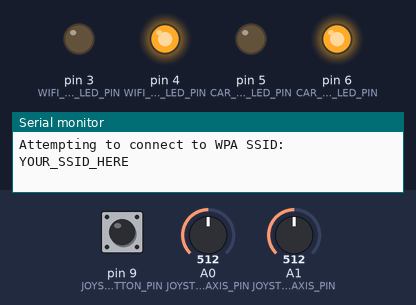
Bench run of a sketch on a simulated Arduino Uno WiFi Rev2. On the bench: output pins drawn as LEDs (lit = HIGH), the last lines printed to the serial monitor. The inputs (shaded band) are chosen by the test bench; at power-on: pin 9 (JOYSTICK_BUTTON_PIN) HIGH, A0 (JOYSTICK_X_AXIS_PIN) = 512, A1 (JOYSTICK_Y_AXIS_PIN) = 512. WiFi joins after 1.5 s; servers stay silent unless stated; uploads are accepted with an empty reply.

Above: at 0.1 s.
At 7.8 s:
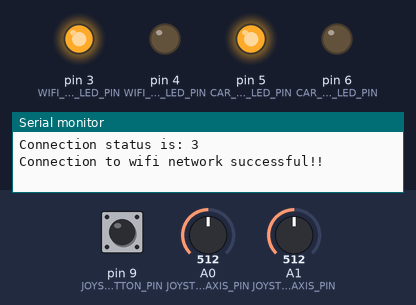
Timing chart, 0 to 9.3 s (numbered marks = the images above):
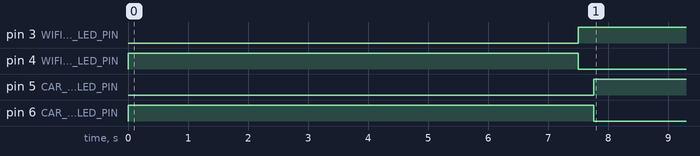

The sketch:

WifiJoystick.ino
```cpp
#include <ArduinoJson.h>
#include <ArduinoJson.hpp>
#include <WiFiNINA.h>

struct MovementCommand {
  int x;
  int y;
  int speed;
};

static int JOYSTICK_BUTTON_PIN = 9;
static int JOYSTICK_X_AXIS_PIN = A0;
static int JOYSTICK_Y_AXIS_PIN = A1;

static int JOYSTICK_X_AXIS_CENTER = 515;
static int JOYSTICK_Y_AXIS_CENTER = 505;
static int JOYSTICK_MIN_VALUE = 0;
static int JOYSTICK_MAX_VALUE = 115;
static int MOVEMENT_COMMAND_MINIMUM_SPEED = 5;
static int MOVEMENT_COMMAND_MAXIMUM_SPEED = 64;

static int WIFI_CONNECTION_SUCCESS_LED_PIN = 3;
static int WIFI_CONNECTION_FAILURE_LED_PIN = 4;

static int CAR_NETWORK_CONNECTION_SUCCESS_LED_PIN = 5;
static int CAR_NETWORK_CONNECTION_FAILURE_LED_PIN = 6;

char targetSSID[] = "YOUR_SSID_HERE";
char targetNetworkPassword[] = "YOUR_TARGET_NETWORK_PASSWORD_HERE";

int connectionStatus =  WL_IDLE_STATUS;
static unsigned int CONNECTION_WAIT_MILLISECONDS = 6000;

IPAddress carIP(192,168,1,4);
static unsigned int targetCarPort = 80;
WiFiClient client;

struct MovementCommand currentMovementCommand;
struct MovementCommand filteredMovementCommand;

StaticJsonDocument<100> buildMovementCommandDoc(struct MovementCommand commandStruct){
  StaticJsonDocument<100> doc;
  StaticJsonDocument<50> movementCommand;
  movementCommand["x"] = commandStruct.x;
  movementCommand["y"] = commandStruct.y;
  movementCommand["speed"] = commandStruct.speed;
  doc["movementCommand"] = movementCommand;
  doc["senderType"] = "joystick";
  return doc;
}

void setup() {
  pinMode(JOYSTICK_BUTTON_PIN, INPUT_PULLUP);
  pinMode(WIFI_CONNECTION_SUCCESS_LED_PIN, OUTPUT);
  pinMode(WIFI_CONNECTION_FAILURE_LED_PIN, OUTPUT);
  pinMode(CAR_NETWORK_CONNECTION_SUCCESS_LED_PIN, OUTPUT);
  pinMode(CAR_NETWORK_CONNECTION_FAILURE_LED_PIN, OUTPUT);

  //Initially set connection pins to fail to indicate we haven't connected successfully yet
  setWifiConnectionPinsToFailure();
  setCarNetworkConnectionPinsToFailure();

  Serial.begin(9600);
  while (connectionStatus != WL_CONNECTED){
    connectionStatus = tryConnectionToWifi();
  }

  Serial.println("Connection to wifi network successful!!");
}

void loop() {
  if(WiFi.status() == WL_CONNECTED){
    setWifiConnectionPinsToSuccess();
  } else {
    setWifiConnectionPinsToFailure();
    tryConnectionToWifi();
    return;
  }

  if(client.connect(carIP, targetCarPort) == false){
    Serial.println("Client not connected to target ip!");
    setCarNetworkConnectionPinsToFailure();
    return;
  }

  int xVal = analogRead(JOYSTICK_X_AXIS_PIN);
  int yVal = analogRead(JOYSTICK_Y_AXIS_PIN);
  int buttonVal = digitalRead(JOYSTICK_BUTTON_PIN);

  int xOffCenterVal = xVal - JOYSTICK_X_AXIS_CENTER;
  int xMagnitude = map(abs(xOffCenterVal), JOYSTICK_MIN_VALUE, 512, 0, MOVEMENT_COMMAND_MAXIMUM_SPEED);

  int yOffCenterVal = yVal - JOYSTICK_Y_AXIS_CENTER;
  int yMagnitude = map(abs(yOffCenterVal), JOYSTICK_MIN_VALUE, 512, 0, MOVEMENT_COMMAND_MAXIMUM_SPEED);

  //Must send negative speed to go backwards
  if(yOffCenterVal >= 0){
    currentMovementCommand = getMovementCommandFromJoystick(xOffCenterVal, yOffCenterVal, max(xMagnitude, yMagnitude));
    filteredMovementCommand = filterMovementCommandFromJoystick(currentMovementCommand, MOVEMENT_COMMAND_MINIMUM_SPEED);
  } else {
    currentMovementCommand = getMovementCommandFromJoystick(xOffCenterVal, yOffCenterVal, max(xMagnitude, yMagnitude) * -1);
    filteredMovementCommand = filterMovementCommandFromJoystick(currentMovementCommand, MOVEMENT_COMMAND_MINIMUM_SPEED);
  }

  //displayMovementCommand(currentMovementCommand);
  //displayMovementCommand(filteredMovementCommand);

  StaticJsonDocument<100> currentDoc = buildMovementCommandDoc(filteredMovementCommand);

  sendDocToCar(currentDoc, client);

  // Check HTTP status
  char status[32] = {0};
  client.readBytesUntil('\r', status, sizeof(status));
  // It should be "HTTP/1.0 200 OK" or "HTTP/1.1 200 OK"
  if (strcmp(status + 9, "200 OK") == 0) {
    setCarNetworkConnectionPinsToSuccess();
    client.stop();
  } else {
    Serial.print(F("Unexpected response: "));
    Serial.println(status);
    setCarNetworkConnectionPinsToFailure();
    client.stop();
  }
}
```

Models.ino
```cpp
struct MovementCommand getMovementCommandFromJoystick(int x, int y, int speed){
  struct MovementCommand movement;
  movement.x = x;
  movement.y = y;
  movement.speed = speed;
  return movement;
}

int clampMovementCommandComponent(int component, int minimumValue){
  if(component >= 0){
    if(component < minimumValue){
      return 0;
    } else {
      return component;
    }

  } else {
    if(component > minimumValue * -1){
      return 0;
    } else {
      return component;
    }
  }
}

struct MovementCommand filterMovementCommandFromJoystick(struct MovementCommand originalCommand, int minimumValue){
  struct MovementCommand filteredCommand;
  filteredCommand.x = clampMovementCommandComponent(originalCommand.x, minimumValue);
  filteredCommand.y = clampMovementCommandComponent(originalCommand.y, minimumValue);
  filteredCommand.speed = clampMovementCommandComponent(originalCommand.speed, minimumValue);
  return filteredCommand;
}
```

Views.ino
```cpp
void displayMovementCommand(struct MovementCommand command){
  Serial.print(" X = ");
  Serial.print(command.x);

  Serial.print(" Y = ");
  Serial.print(command.y);

  Serial.print(" Speed = ");
  Serial.print(command.speed);
  Serial.print(" ");
}
```

Wifi.ino
```cpp
void sendDocToCar(StaticJsonDocument<100> doc, WiFiClient client){
  client.println(F("POST / HTTP/1.1"));
  client.println(F("Host: 192.168.1.4"));
  client.println(F("Content-Type: application/json"));
  client.println(F("Referer: http://192.168.1.4/"));
  client.print(F("Content-Length: "));
  client.println(measureJson(doc));
  client.println(F("Connection: close"));
  serializeJson(doc, client);
  client.println();
  client.println();
}

int tryConnectionToWifi(){
  Serial.print("Attempting to connect to WPA SSID: ");
  Serial.println(targetSSID);
  int connectionStatus = WiFi.begin(targetSSID, targetNetworkPassword);
  delay(CONNECTION_WAIT_MILLISECONDS);
  Serial.print("Connection status is: ");
  Serial.println(connectionStatus);
  return connectionStatus;
}

void setWifiConnectionPinsToSuccess(){
  digitalWrite(WIFI_CONNECTION_SUCCESS_LED_PIN, HIGH);
  digitalWrite(WIFI_CONNECTION_FAILURE_LED_PIN, LOW);
}

void setWifiConnectionPinsToFailure(){
  digitalWrite(WIFI_CONNECTION_SUCCESS_LED_PIN, LOW);
  digitalWrite(WIFI_CONNECTION_FAILURE_LED_PIN, HIGH);
}

void setCarNetworkConnectionPinsToSuccess(){
  digitalWrite(CAR_NETWORK_CONNECTION_SUCCESS_LED_PIN, HIGH);
  digitalWrite(CAR_NETWORK_CONNECTION_FAILURE_LED_PIN, LOW);
}

void setCarNetworkConnectionPinsToFailure(){
  digitalWrite(CAR_NETWORK_CONNECTION_SUCCESS_LED_PIN, LOW);
  digitalWrite(CAR_NETWORK_CONNECTION_FAILURE_LED_PIN, HIGH);
}
```

Measured:
- by itself, pin 3 (WIFI_CONNECTION_SUCCESS_LED_PIN): LOW → HIGH at 7.5 s
- by itself, pin 4 (WIFI_CONNECTION_FAILURE_LED_PIN): HIGH → LOW at 7.5 s
- by itself, pin 5 (CAR_NETWORK_CONNECTION_SUCCESS_LED_PIN): LOW → HIGH at 7.8 s
- by itself, pin 6 (CAR_NETWORK_CONNECTION_FAILURE_LED_PIN): HIGH → LOW at 7.8 s
